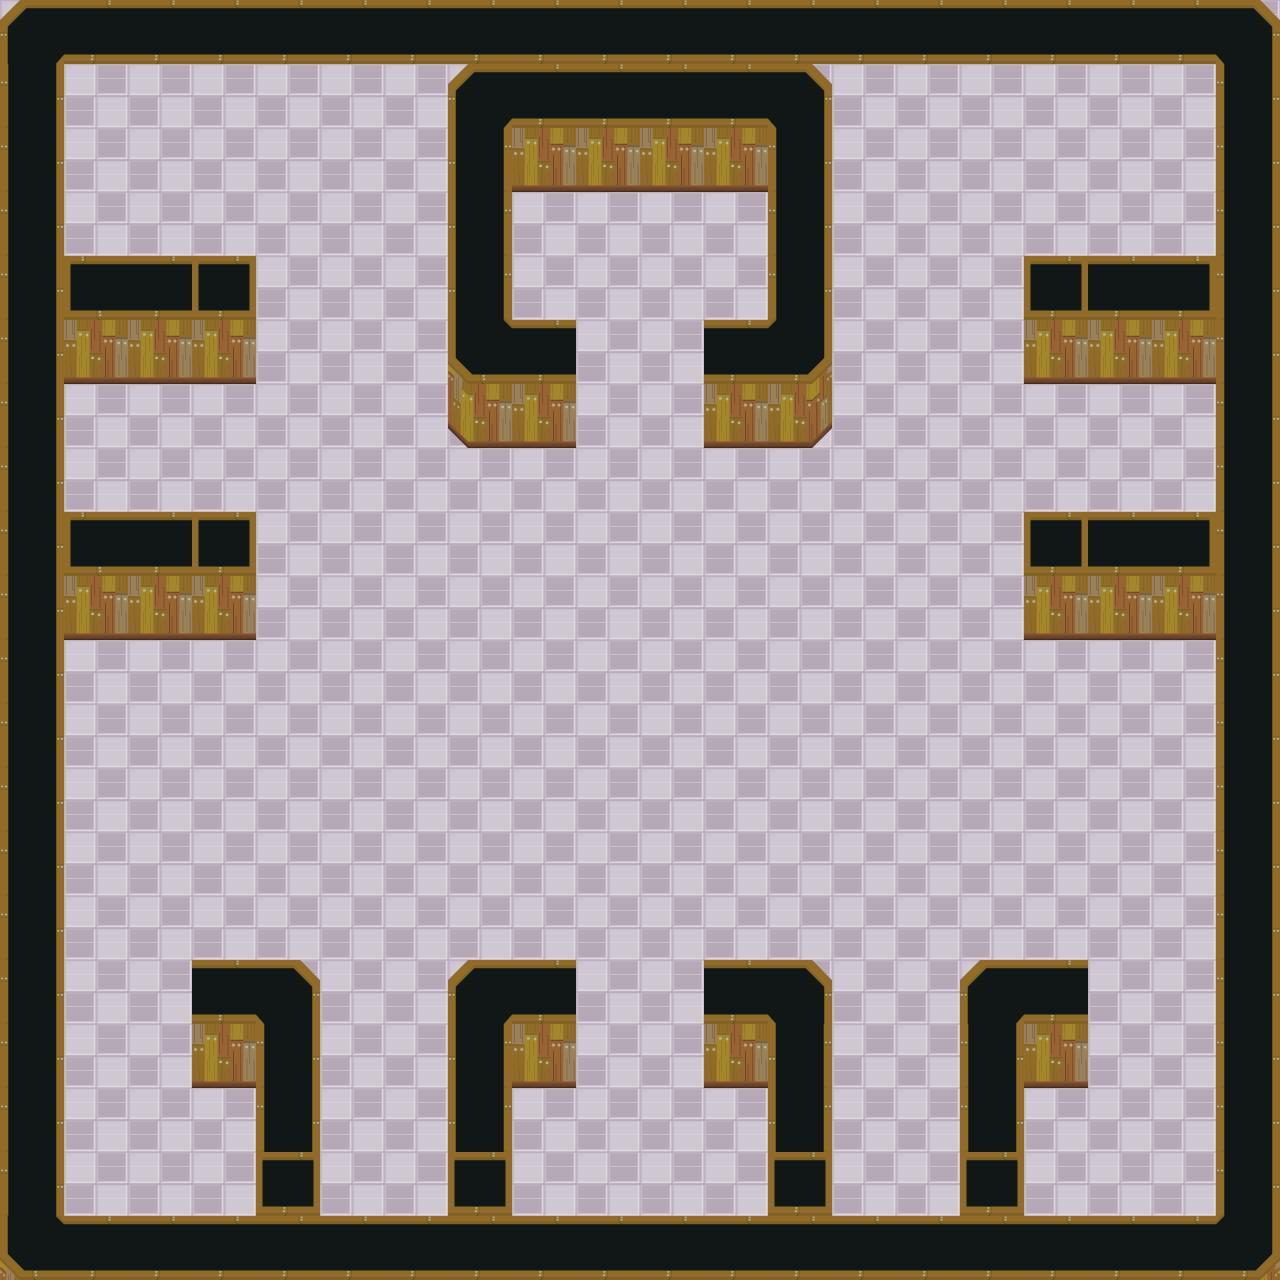

The image is a tile-based game level rendered from a .tmx file. Its description and source (layers, tilesets, objects; grid data summarised) follow:
An orthogonal 20x20 tile map with 64x64 px tiles, 1 tile layer (Tile), 1 image layer.

<map version="1.0" orientation="orthogonal" renderorder="right-down" width="20" height="20" tilewidth="64" tileheight="64">
 <tileset firstgid="1" name="TileSet" tilewidth="64" tileheight="64">
  <image source="TileSetTeste.png" width="192" height="448" />
 </tileset>
 <imagelayer name="BackImage">
     <image source="map3.png" />
 </imagelayer>
 <layer name="Tile" width="20" height="20">
  <data>[400 cells, 148 non-empty, 13 distinct tile ids]</data>
 </layer>
</map>
